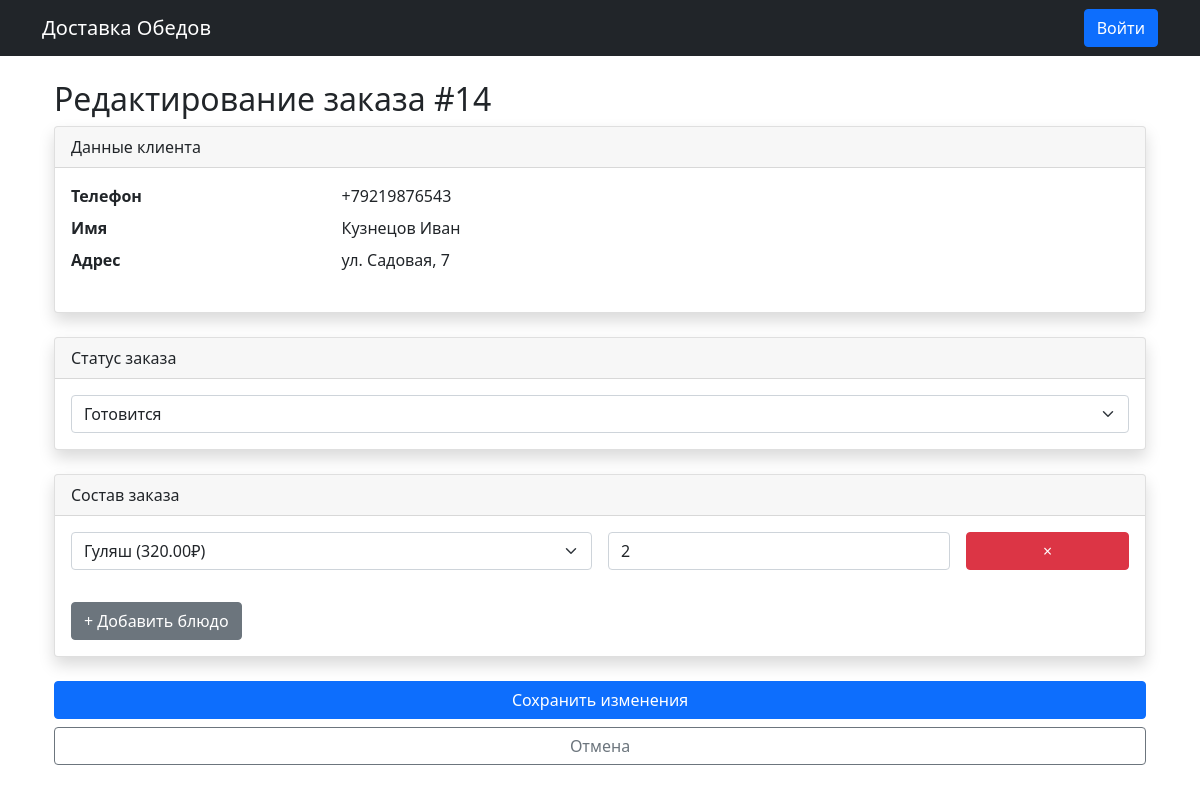
Page /orders/14/edit/ on the committed database.
### program/models.py (models this page shows, shortened)
class Order(models.Model):
    STATUS_CHOICES = (
        ('new', 'Новый'),
        ('preparing', 'Готовится'),
        ('delivered', 'Доставлен'),
    )
    client = models.ForeignKey(Client, on_delete=models.PROTECT)
    status = models.CharField(max_length=20, choices=STATUS_CHOICES, default='new')
    total = models.DecimalField(max_digits=10, decimal_places=2, default=0)
    notes = models.TextField(blank=True)
    created_at = models.DateTimeField(auto_now_add=True)
    dishes = models.ManyToManyField(Dish, through='OrderDish')

class Client(models.Model):
    name = models.CharField(max_length=200)
    phone = models.CharField(max_length=15, unique=True)
    address = models.TextField()

class OrderDish(models.Model):
    order = models.ForeignKey(Order, on_delete=models.CASCADE)
    dish = models.ForeignKey(Dish, on_delete=models.CASCADE)
    quantity = models.PositiveIntegerField(default=1)
    class Meta:
        unique_together = ('order', 'dish')

class Dish(models.Model):
    name = models.CharField(max_length=200, unique=True)
    description = models.TextField(blank=True)
    price = models.DecimalField(max_digits=10, decimal_places=2, validators=[MinValueValidator(0)])
    ingredients = models.ManyToManyField(Ingredient, through='DishIngredient')
    image = models.ImageField(upload_to='menu_images/', blank=True, null=True)

### program/views.py (the view, shortened to what this page needs)
# urls.py: path('orders/<int:pk>/edit/', views.edit_order, name='edit_order'),
def edit_order(request, pk):
    order = get_object_or_404(Order, pk=pk)
    return render(request, 'orders/edit.html', {
        'order': order,
        'dishes': Dish.objects.all(),
        'status_choices': Order.STATUS_CHOICES
    })

### program/context_processors.py (called while the page is built, shortened)
def user_roles(request):
    return {}

### program/templates/orders/edit.html (shortened to what this page needs)
{% extends 'base.html' %}
{% load static %}
{% block content %}
<div class="container mt-4">
    <h2>Редактирование заказа #{{ order.id }}</h2>
    <form method="post">
        <div class="card mb-4 shadow">
            <div class="card-header">Данные клиента</div>
            <div class="card-body">
                <dl class="row">
                    <dt class="col-sm-3">Телефон</dt>
                    <dd class="col-sm-9">{{ order.client.phone }}</dd>
                    <dt class="col-sm-3">Имя</dt>
                    <dd class="col-sm-9">{{ order.client.name }}</dd>
                    <dt class="col-sm-3">Адрес</dt>
                    <dd class="col-sm-9">{{ order.client.address }}</dd>
                </dl>
            </div>
        </div>
        <div class="card mb-4 shadow">
            <div class="card-header">Статус заказа</div>
            <div class="card-body">
                <select name="status" class="form-select">
                    {% for value, label in status_choices %}
                    <option value="{{ value }}"
                            {% if order.status == value %}selected{% endif %}>
                        {{ label }}
                    </option>
                    {% endfor %}
                </select>
            </div>
        </div>
        <div class="card mb-4 shadow">
            <div class="card-header">Состав заказа</div>
            <div class="card-body">
                <div id="dishes-container">
                    {% for item in order.orderdish_set.all %}
                    <div class="dish-row row g-3 mb-3">
                        <div class="col-md-6">
                            <select class="form-select" name="dish_{{ forloop.counter0 }}">
                                {% for dish in dishes %}
                                <option value="{{ dish.id }}" {% if dish.id == item.dish.id %}selected{% endif %}>
                                    {{ dish.name }} ({{ dish.price }}₽)
                                </option>
                                {% endfor %}
                            </select>
                        </div>
                        <div class="col-md-4">
                            <input type="number"
                                   class="form-control"
                                   name="quantity_{{ forloop.counter0 }}"
                                   min="1"
                                   value="{{ item.quantity }}">
                        </div>
                        <div class="col-md-2">
                            <button type="button" class="btn btn-danger w-100" onclick="removeDish(this)">×</button>
                        </div>
                    </div>
                    {% endfor %}
                </div>
                <button type="button" class="btn btn-secondary mt-3" onclick="addDishField()">+ Добавить блюдо</button>
            </div>
        </div>
        <div class="d-grid gap-2">
            <button type="submit" class="btn btn-primary">Сохранить изменения</button>
            <a href="{% url 'order_list' %}" class="btn btn-outline-secondary">Отмена</a>
        </div>
    </form>
</div>
{% endblock %}

### rows in the picture
Order: id "14", client.phone "+79219876543", client.name "Кузнецов Иван", client.address "ул. Садовая, 7", status "Готовится"
OrderDish: dish.name "Гуляш (320.00₽)", quantity "2"
